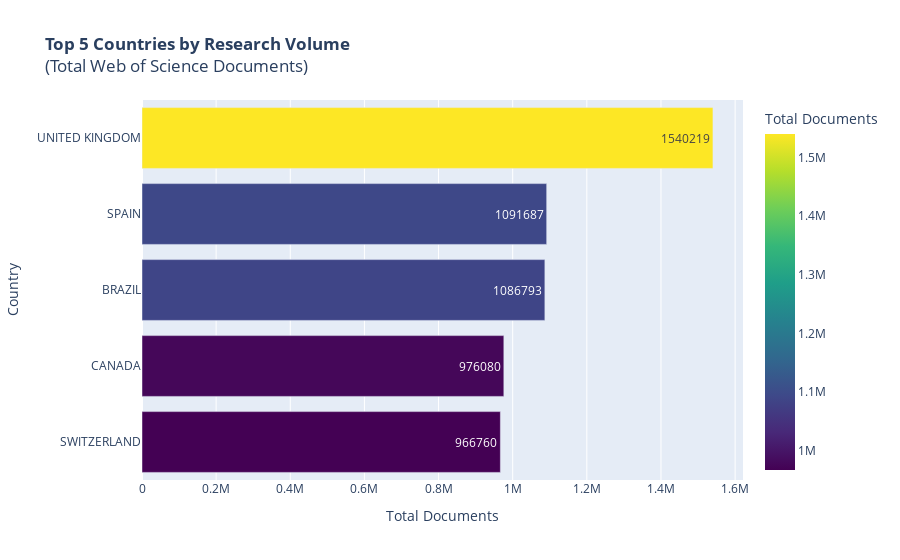
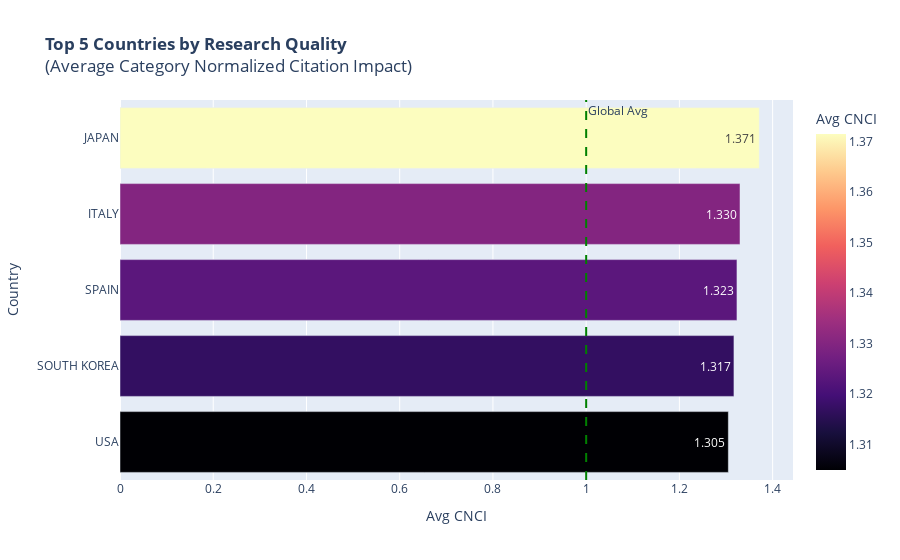

The notebook cell saved with these charts, in order:
### Markdown cell above
#### Q1 Top Performers Analysis (Quantity vs. Quality)

To identify the leading Countries in the dataset based on two distinct metrics:
1.  **Volume (Quantity):** Who is producing the most research?
2.  **Impact (Quality):** Who is producing the most influential research (based on citations)?

### Code cell
#Prepare the Data

# Grouping by 'Country' to get country-level aggregates
# Quantity: Sum of all documents across years
volume = df.groupby('Country')['Documents'].sum().reset_index()
top_volume = volume.sort_values(by='Documents', ascending=False).head(5)
# Quality: Average CNCI across years
quality = df.groupby('Country')['CNCI'].mean().reset_index()
top_quality = quality.sort_values(by='CNCI', ascending=False).head(5)


# Visualize: Top 5 by Volume (Quantity)
fig_vol = px.bar(
    top_volume,
    x='Documents',
    y='Country',
    orientation='h',  # Horizontal bar chart
    title='<b>Top 5 Countries by Research Volume</b><br>(Total Web of Science Documents)',
    text='Documents',
    color='Documents',
    color_continuous_scale='Viridis',
    labels={'Documents': 'Total Documents'}
)
# Reverse y-axis to show the #1 rank at the top
fig_vol.update_layout(yaxis=dict(autorange="reversed"))
fig_vol.show()


# 3. Visualize: Top 5 by Quality (Impact)
fig_qual = px.bar(
    top_quality,
    x='CNCI',
    y='Country',
    orientation='h',
    title='<b>Top 5 Countries by Research Quality</b><br>(Average Category Normalized Citation Impact)',
    text_auto='.3f',  # Format text to 3 decimal places
    color='CNCI',
    color_continuous_scale='Magma',
    labels={'CNCI': 'Avg CNCI'}
)
# Reverse y-axis to show the #1 rank at the top
fig_qual.update_layout(yaxis=dict(autorange="reversed"))
fig_qual.add_vline(x=1.0, line_dash="dash", line_color="green", annotation_text="Global Avg")
fig_qual.show()

### Figure 1 — Plotly figure (JSON) as saved in the notebook; plotly's stock layout.template omitted (floating-point values rounded to 4 significant figures)
{"data": [{"hovertemplate": "Total Documents=%{marker.color}<br>Country=%{y}<extra></extra>", "legendgroup": "", "marker": {"color": [1540219, 1091687, 1086793, 976080, 966760], "coloraxis": "coloraxis", "pattern": {"shape": ""}}, "name": "", "orientation": "h", "showlegend": false, "text": [1540000.0, 1092000.0, 1087000.0, 976100.0, 966800.0], "textposition": "auto", "type": "bar", "x": [1540219, 1091687, 1086793, 976080, 966760], "xaxis": "x", "y": ["UNITED KINGDOM", "SPAIN", "BRAZIL", "CANADA", "SWITZERLAND"], "yaxis": "y"}], "layout": {"barmode": "relative", "coloraxis": {"colorbar": {"title": {"text": "Total Documents"}}, "colorscale": [[0, "#440154"], [0.1111, "#482878"], [0.2222, "#3e4989"], [0.3333, "#31688e"], [0.4444, "#26828e"], [0.5556, "#1f9e89"], [0.6667, "#35b779"], [0.7778, "#6ece58"], [0.8889, "#b5de2b"], [1, "#fde725"]]}, "legend": {"tracegroupgap": 0}, "title": {"text": "<b>Top 5 Countries by Research Volume</b><br>(Total Web of Science Documents)"}, "xaxis": {"anchor": "y", "domain": [0, 1], "title": {"text": "Total Documents"}}, "yaxis": {"anchor": "x", "autorange": "reversed", "domain": [0, 1], "title": {"text": "Country"}}}}

### Figure 2 — Plotly figure (JSON) as saved in the notebook; plotly's stock layout.template omitted (floating-point values rounded to 4 significant figures)
{"data": [{"hovertemplate": "Avg CNCI=%{marker.color}<br>Country=%{y}<extra></extra>", "legendgroup": "", "marker": {"color": [1.371, 1.33, 1.323, 1.317, 1.305], "coloraxis": "coloraxis", "pattern": {"shape": ""}}, "name": "", "orientation": "h", "showlegend": false, "textposition": "auto", "texttemplate": "%{x:.3f}", "type": "bar", "x": [1.371, 1.33, 1.323, 1.317, 1.305], "xaxis": "x", "y": ["JAPAN", "ITALY", "SPAIN", "SOUTH KOREA", "USA"], "yaxis": "y"}], "layout": {"annotations": [{"showarrow": false, "text": "Global Avg", "x": 1, "xanchor": "left", "xref": "x", "y": 1, "yanchor": "top", "yref": "y domain"}], "barmode": "relative", "coloraxis": {"colorbar": {"title": {"text": "Avg CNCI"}}, "colorscale": [[0, "#000004"], [0.1111, "#180f3d"], [0.2222, "#440f76"], [0.3333, "#721f81"], [0.4444, "#9e2f7f"], [0.5556, "#cd4071"], [0.6667, "#f1605d"], [0.7778, "#fd9668"], [0.8889, "#feca8d"], [1, "#fcfdbf"]]}, "legend": {"tracegroupgap": 0}, "shapes": [{"line": {"color": "green", "dash": "dash"}, "type": "line", "x0": 1, "x1": 1, "xref": "x", "y0": 0, "y1": 1, "yref": "y domain"}], "title": {"text": "<b>Top 5 Countries by Research Quality</b><br>(Average Category Normalized Citation Impact)"}, "xaxis": {"anchor": "y", "domain": [0, 1], "title": {"text": "Avg CNCI"}}, "yaxis": {"anchor": "x", "autorange": "reversed", "domain": [0, 1], "title": {"text": "Country"}}}}
